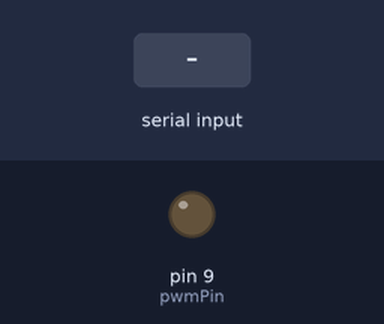
Recording of a sketch running on a simulated Arduino Uno, built with avr-gcc and run on an emulated ATmega328P. Parts: output pins drawn as LEDs (lit = HIGH). The test bench sets the inputs (shaded band).

Above: at 1.2 s.
1.3 s: "90,45\n" received over Serial
At 3.2 s:
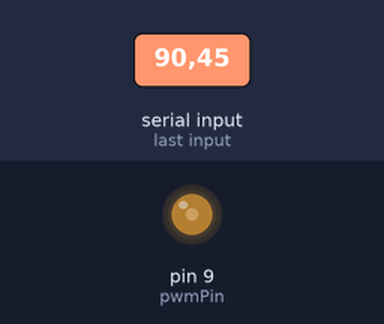
3.5 s: "30,150\n" received over Serial
At 4.8 s:
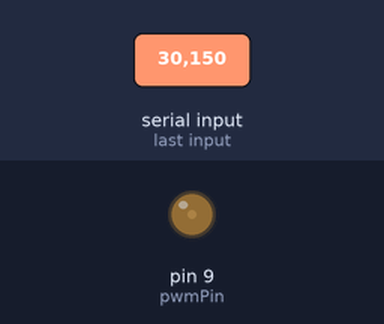
5.5 s: "200\n" received over Serial
At 6.4 s:
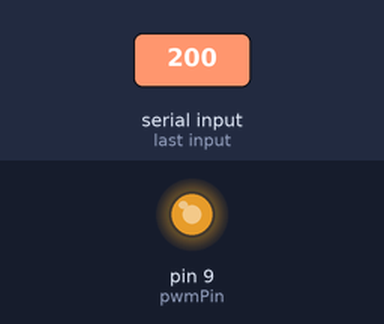
7.5 s: "90\n" received over Serial
At 9.1 s:
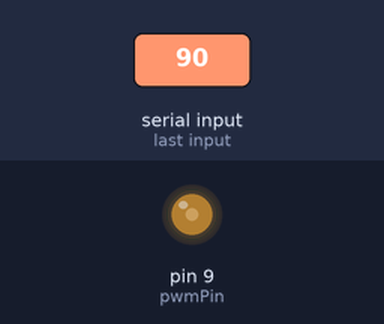
Timing chart, 0 to 10.5 s (numbered marks = the images above; inputs shaded):
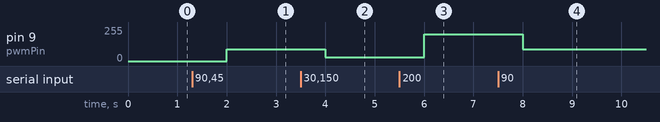

Measured:
- after the input at 1.3 s, pin 9 (pwmPin): 0/255 → 90/255 after 0.70 s
- after the input at 3.5 s, pin 9 (pwmPin): 90/255 → 30/255 after 0.50 s
- after the input at 5.5 s, pin 9 (pwmPin): 30/255 → 200/255 after 0.50 s
- after the input at 7.5 s, pin 9 (pwmPin): 200/255 → 90/255 after 0.50 s

The sketch:

fan_speed_controller.ino
```cpp
// #include <EEPROM.h>

// Define the EEPROM address where the byte will be stored
// const int eepromAddress = 0;

const int pwmPin = 9; // PWM output pin
int dutyCycle = 0;

void setup() {
  pinMode(pwmPin, OUTPUT); // Set pin 9 as output
  Serial.begin(9600);
  // byte storedDutyCycle = EEPROM.read(eepromAddress);
  // Serial.print("Loaded value: ");
  // Serial.println(storedDutyCycle);
  // dutyCycle = storedDutyCycle;
}
void loop() {
  if (Serial.available() > 0) {
    String inputString = Serial.readStringUntil('\n'); // Read the incoming string until newline
    inputString.trim(); // Remove any leading/trailing whitespace
    if (inputString.length() > 0) {
      int inputValue = inputString.toInt(); // Convert the string to an integer
      if (inputValue >= 0 && inputValue <= 255) { // Ensure the value is within byte range
        byte newDutyCycle = (byte)inputValue; // Convert the integer to a byte
        // EEPROM.update(eepromAddress, newDutyCycle);
        dutyCycle = newDutyCycle;
        // Serial.print("The new DutyCycle: ");
        // Serial.println(newDutyCycle);
      } else {
        // Serial.println("Input out of byte range. Please enter a number between 0 and 255.");
      }
    }
  }
  analogWrite(pwmPin, dutyCycle); // Set PWM duty cycle
  delay(1000); // Delay for 1 second (adjust as needed)
  // Serial.println(dutyCycle); //send heart beat every second!!! (this is for the connection_check funciton in FanArduinoController.pyw)
  // Serial.println("b");
}
```
